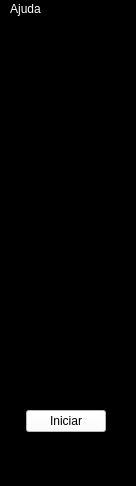
<?xml version="1.0" encoding="UTF-8"?>
<ui version="4.0">
 <class>MainWindow</class>
 <widget class="QMainWindow" name="MainWindow">
  <property name="geometry">
   <rect>
    <x>0</x>
    <y>0</y>
    <width>136</width>
    <height>486</height>
   </rect>
  </property>
  <property name="windowTitle">
   <string>Sinal</string>
  </property>
  <property name="styleSheet">
   <string notr="true">background-color: rgb(0, 0, 0);
color: rgb(255, 255, 255);</string>
  </property>
  <widget class="QWidget" name="centralWidget">
   <widget class="QWidget" name="layoutWidget">
    <property name="geometry">
     <rect>
      <x>11</x>
      <y>10</y>
      <width>111</width>
      <height>431</height>
     </rect>
    </property>
    <layout class="QVBoxLayout" name="verticalLayout">
     <item>
      <widget class="QLabel" name="label">
       <property name="maximumSize">
        <size>
         <width>100</width>
         <height>100</height>
        </size>
       </property>
       <property name="text">
        <string/>
       </property>
       <property name="pixmap">
        <pixmap resource="Imagens.qrc">:/Images/desligado.png</pixmap>
       </property>
       <property name="scaledContents">
        <bool>true</bool>
       </property>
      </widget>
     </item>
     <item>
      <widget class="QLabel" name="label_2">
       <property name="maximumSize">
        <size>
         <width>100</width>
         <height>100</height>
        </size>
       </property>
       <property name="text">
        <string/>
       </property>
       <property name="pixmap">
        <pixmap resource="Imagens.qrc">:/Images/desligado.png</pixmap>
       </property>
       <property name="scaledContents">
        <bool>true</bool>
       </property>
      </widget>
     </item>
     <item>
      <widget class="QLabel" name="label_3">
       <property name="maximumSize">
        <size>
         <width>100</width>
         <height>100</height>
        </size>
       </property>
       <property name="text">
        <string/>
       </property>
       <property name="pixmap">
        <pixmap resource="Imagens.qrc">:/Images/desligado.png</pixmap>
       </property>
       <property name="scaledContents">
        <bool>true</bool>
       </property>
      </widget>
     </item>
     <item alignment="Qt::AlignHCenter">
      <widget class="QPushButton" name="pushButton_4">
       <property name="maximumSize">
        <size>
         <width>100</width>
         <height>16777215</height>
        </size>
       </property>
       <property name="styleSheet">
        <string notr="true">background-color: rgb(255, 255, 255);
color: rgb(0, 0, 0);</string>
       </property>
       <property name="text">
        <string>Iniciar</string>
       </property>
      </widget>
     </item>
    </layout>
   </widget>
  </widget>
  <widget class="QMenuBar" name="menuBar">
   <property name="geometry">
    <rect>
     <x>0</x>
     <y>0</y>
     <width>136</width>
     <height>20</height>
    </rect>
   </property>
   <widget class="QMenu" name="Sobre">
    <property name="title">
     <string>Ajuda</string>
    </property>
    <addaction name="actionSobre"/>
   </widget>
   <addaction name="Sobre"/>
  </widget>
  <action name="actionSobre">
   <property name="text">
    <string>Sobre</string>
   </property>
  </action>
 </widget>
 <layoutdefault spacing="6" margin="11"/>
 <resources>
  <include location="Imagens.qrc"/>
 </resources>
 <connections/>
</ui>
